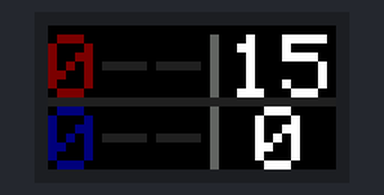
The program below on a simulated ESP32. Parts: 32×16 colour display. What the program prints to the serial monitor is not drawn.

Above: at 1.6 s.
At 6.1 s:
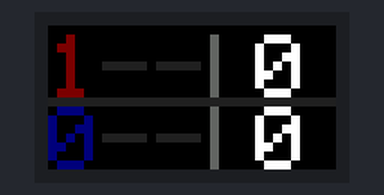
At 12.1 s:
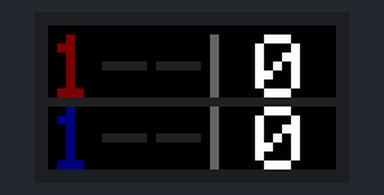
At 21.1 s:
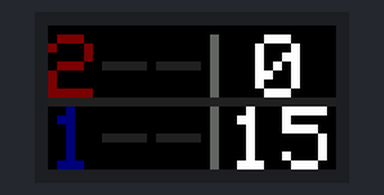
At 28.6 s:
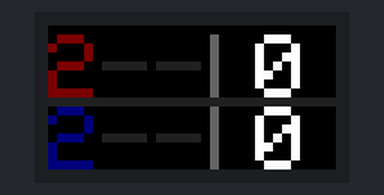
At 37.6 s:
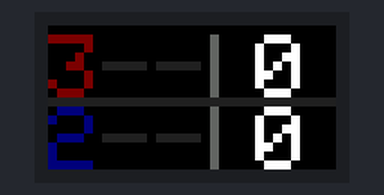

The program:

main.cpp
```cpp
/**
 * MARCADOR PÁDEL · Panel P10 32x16 · ESP32
 *
 * Layout FINAL (32px ancho):
 *
 *  x=  0    6    12   18  20..31
 *      S1   S2   S3   |   PTS centrado
 *      6px  6px  6px  1px  12px
 *
 * CONEXIONES IDC:
 *   Pin 1  R1  → GPIO 25    Pin 9  A   → GPIO 23
 *   Pin 2  G1  → GPIO 26    Pin 10 B   → GPIO 19
 *   Pin 3  B1  → GPIO 2     Pin 11 C   → GPIO 5
 *   Pin 4  GND → GND        Pin 12 D   → GPIO 17
 *   Pin 5  R2  → GPIO 14    Pin 13 CLK → GPIO 16
 *   Pin 6  G2  → GPIO 12    Pin 14 LAT → GPIO 4
 *   Pin 7  B2  → GPIO 27    Pin 15 OE  → desconectado
 *   Pin 8  GND → desconect. Pin 16 GND → GND
 */

#include <Arduino.h>
#include <ESP32-HUB75-MatrixPanel-I2S-DMA.h>

// ── PANEL ─────────────────────────────────────────────────
#define PANEL_WIDTH 32
#define PANEL_HEIGHT 16
#define PANELS_NUM 1

#define PIN_R1 25
#define PIN_G1 26
#define PIN_B1 2
#define PIN_R2 14
#define PIN_G2 12
#define PIN_B2 27
#define PIN_A 23
#define PIN_B 19
#define PIN_C 5
#define PIN_D 17
#define PIN_CLK 16
#define PIN_LAT 4
#define PIN_OE 15

MatrixPanel_I2S_DMA *display = nullptr;

// ── COLORES ───────────────────────────────────────────────
uint16_t C_RED, C_BLUE, C_WHITE, C_YELLOW, C_GREEN, C_GRAY, C_DIM;

// ── ESTADO DEL PARTIDO ────────────────────────────────────
int pts[2] = {0, 0};
int games[2] = {0, 0};
int sets[2] = {0, 0};
int setHistory[3][2] = {{0, 0}, {0, 0}, {0, 0}};
int currentSet = 0;
bool deuce = false;
bool matchOver = false;
int winner = -1;

#define POINT_DELAY_MS 1500

const char *PTS_LABELS[] = {"0", "15", "30", "40", "AD"};

// ── POSICIONES LAYOUT FINAL ───────────────────────────────
#define X_S0 0   // Set 1  → x=0
#define X_S1 6   // Set 2  → x=6
#define X_S2 12  // Set 3  → x=12
#define X_SEP 18 // Separador vertical → x=18
#define X_PTS 20 // Inicio zona puntos → x=20
#define PTS_W 12 // Ancho zona puntos (20..31 = 12px)

// ── INIT DISPLAY ──────────────────────────────────────────
void initDisplay()
{
  HUB75_I2S_CFG mxconfig(PANEL_WIDTH, PANEL_HEIGHT, PANELS_NUM);
  mxconfig.gpio.r1 = PIN_R1;
  mxconfig.gpio.g1 = PIN_G1;
  mxconfig.gpio.b1 = PIN_B1;
  mxconfig.gpio.r2 = PIN_R2;
  mxconfig.gpio.g2 = PIN_G2;
  mxconfig.gpio.b2 = PIN_B2;
  mxconfig.gpio.a = PIN_A;
  mxconfig.gpio.b = PIN_B;
  mxconfig.gpio.c = PIN_C;
  mxconfig.gpio.d = PIN_D;
  mxconfig.gpio.clk = PIN_CLK;
  mxconfig.gpio.lat = PIN_LAT;
  mxconfig.gpio.oe = PIN_OE;
  mxconfig.driver = HUB75_I2S_CFG::FM6126A;
  mxconfig.clkphase = false;
  mxconfig.i2sspeed = HUB75_I2S_CFG::HZ_10M;
  mxconfig.latch_blanking = 4;
  mxconfig.min_refresh_rate = 60;
  mxconfig.double_buff = true;

  display = new MatrixPanel_I2S_DMA(mxconfig);
  if (!display->begin())
  {
    Serial.println("ERROR panel");
    while (true)
      delay(1000);
  }
  display->setBrightness8(200);
  display->clearScreen();
  display->flipDMABuffer();
  delay(100);

  C_RED = display->color565(255, 0, 0);
  C_BLUE = display->color565(0, 80, 255);
  C_WHITE = display->color565(255, 255, 255);
  C_YELLOW = display->color565(255, 220, 0);
  C_GREEN = display->color565(0, 220, 0);
  C_GRAY = display->color565(100, 100, 100);
  C_DIM = display->color565(35, 35, 35);
}

// ── DIBUJAR FILA DE EQUIPO ────────────────────────────────
void drawTeamRow(int team, int y)
{
  uint16_t mainColor = (team == 0) ? C_RED : C_BLUE;
  uint16_t dimColor = (team == 0)
                          ? display->color565(120, 0, 0)
                          : display->color565(0, 0, 120);

  display->setTextWrap(false);
  display->setTextSize(1);

  const int setX[3] = {X_S0, X_S1, X_S2};

  // ── SETS ─────────────────────────────────────────────
  for (int s = 0; s < 3; s++)
  {
    if (s < currentSet)
    {
      int myVal = setHistory[s][team];
      int oppVal = setHistory[s][1 - team];
      bool iWon = myVal > oppVal;
      display->setTextColor(iWon ? mainColor : C_GRAY);
      display->setCursor(setX[s], y);
      display->print(myVal);
    }
    else if (s == currentSet)
    {
      display->setTextColor(dimColor);
      display->setCursor(setX[s], y);
      display->print(games[team]);
    }
    else
    {
      display->setTextColor(C_DIM);
      display->setCursor(setX[s], y);
      display->print("-");
    }
  }

  // ── SEPARADOR VERTICAL ───────────────────────────────
  for (int py = y; py < y + 7; py++)
  {
    display->drawPixel(X_SEP, py, C_GRAY);
  }

  // ── PUNTOS centrado en zona X_PTS..31 ────────────────
  const char *pstr = PTS_LABELS[pts[team]];
  int lenPx = strlen(pstr) * 6;
  int xPts = X_PTS + (PTS_W - lenPx) / 2;
  if (xPts < X_PTS)
    xPts = X_PTS;

  uint16_t pColor = (deuce && pts[team] == 4) ? C_YELLOW : deuce ? C_GRAY
                                                                 : C_WHITE;

  display->setTextColor(pColor);
  display->setCursor(xPts, y);
  display->print(pstr);
}

// ── MARCADOR COMPLETO ─────────────────────────────────────
void _drawScoreContent()
{
  drawTeamRow(0, 1);

  for (int x = 0; x < PANEL_WIDTH; x++)
  {
    display->drawPixel(x, 8, C_DIM);
  }

  drawTeamRow(1, 9);
}

void drawScore()
{
  for (int i = 0; i < 2; i++)
  {
    display->clearScreen();
    _drawScoreContent();
    display->flipDMABuffer();
    delay(20);
  }
}

// ── LÓGICA PUNTUACIÓN ─────────────────────────────────────
void winGame(int team);
void winSet(int team);

void awardPoint(int team)
{
  int opp = 1 - team;
  if (!deuce)
  {
    pts[team]++;
    if (pts[team] == 3 && pts[opp] == 3)
    {
      deuce = true;
      Serial.println("DEUCE");
    }
    else if (pts[team] == 4)
    {
      winGame(team);
    }
  }
  else
  {
    if (pts[team] == 4)
    {
      winGame(team);
    }
    else if (pts[opp] == 4)
    {
      pts[0] = 3;
      pts[1] = 3;
      Serial.println("DEUCE again");
    }
    else
    {
      pts[team] = 4;
      Serial.printf("VENTAJA %c\n", team == 0 ? 'A' : 'B');
    }
  }
}

void winGame(int team)
{
  int opp = 1 - team;
  games[team]++;
  pts[0] = 0;
  pts[1] = 0;
  deuce = false;
  Serial.printf("GAME %c → %d-%d\n", team == 0 ? 'A' : 'B', games[0], games[1]);
  if (games[team] >= 6 && (games[team] - games[opp]) >= 2)
    winSet(team);
  else if (games[team] == 7)
    winSet(team);
}

void winSet(int team)
{
  setHistory[currentSet][0] = games[0];
  setHistory[currentSet][1] = games[1];
  currentSet++;
  sets[team]++;
  games[0] = 0;
  games[1] = 0;
  Serial.printf("SET %c → %d-%d\n", team == 0 ? 'A' : 'B', sets[0], sets[1]);
  if (sets[team] >= 2)
  {
    matchOver = true;
    winner = team;
    Serial.printf("MATCH OVER — Gana %c!\n", team == 0 ? 'A' : 'B');
  }
}

// ── ANIMACIONES ───────────────────────────────────────────
void flashColor(uint16_t color, int times)
{
  for (int i = 0; i < times; i++)
  {
    for (int b = 0; b < 2; b++)
    {
      display->fillScreen(color);
      display->flipDMABuffer();
      delay(20);
    }
    delay(200);
    for (int b = 0; b < 2; b++)
    {
      display->clearScreen();
      display->flipDMABuffer();
      delay(20);
    }
    delay(200);
  }
}

void animateMatchOver()
{
  uint16_t wColor = (winner == 0) ? C_RED : C_BLUE;
  flashColor(wColor, 4);

  for (int i = 0; i < 2; i++)
  {
    display->clearScreen();
    display->setTextSize(1);
    display->setTextColor(wColor);
    display->setCursor(1, 1);
    display->print(winner == 0 ? "GANA A!" : "GANA B!");
    display->setTextColor(C_WHITE);
    display->setCursor(4, 9);
    display->print(sets[0]);
    display->print(" - ");
    display->print(sets[1]);
    display->flipDMABuffer();
    delay(20);
  }
  delay(5000);
}

// ── SETUP ─────────────────────────────────────────────────
void setup()
{
  Serial.begin(115200);
  delay(500);
  Serial.println("Iniciando marcador padel...");
  initDisplay();
  flashColor(C_GREEN, 1);
  delay(300);
  drawScore();
  Serial.println("Listo.");
}

// ── SECUENCIA SIMULACIÓN ──────────────────────────────────
const int SEQUENCE[] = {
    // Set 1: A gana 6-3
    0,
    0,
    0,
    0,
    1,
    1,
    1,
    1,
    0,
    0,
    1,
    0,
    0,
    1,
    0,
    1,
    0,
    1,
    1,
    1,
    1,
    0,
    0,
    0,
    0,
    0,
    0,
    0,
    0,
    // Set 2: B gana 6-4
    1,
    1,
    1,
    1,
    0,
    0,
    0,
    0,
    1,
    1,
    1,
    1,
    0,
    0,
    0,
    0,
    1,
    1,
    1,
    1,
    1,
    1,
    1,
    1,
    // Set 3: A gana 6-4
    0,
    0,
    0,
    0,
    1,
    1,
    1,
    1,
    0,
    0,
    0,
    0,
    0,
    0,
    0,
    0,
    1,
    1,
    1,
    1,
    0,
    0,
    0,
    0,
    0,
    0,
    0,
    0,
};

int seqIndex = 0;
uint32_t lastMs = 0;

// ── LOOP ──────────────────────────────────────────────────
void loop()
{
  if (matchOver)
  {
    animateMatchOver();
    pts[0] = 0;
    pts[1] = 0;
    games[0] = 0;
    games[1] = 0;
    sets[0] = 0;
    sets[1] = 0;
    for (int s = 0; s < 3; s++)
    {
      setHistory[s][0] = 0;
      setHistory[s][1] = 0;
    }
    currentSet = 0;
    deuce = false;
    matchOver = false;
    winner = -1;
    seqIndex = 0;
    delay(2000);
    return;
  }

  uint32_t now = millis();
  if (now - lastMs >= POINT_DELAY_MS)
  {
    lastMs = now;
    if (seqIndex < (int)(sizeof(SEQUENCE) / sizeof(SEQUENCE[0])))
    {
      int scorer = SEQUENCE[seqIndex++];
      Serial.printf("Punto → %c\n", scorer == 0 ? 'A' : 'B');
      awardPoint(scorer);
    }
    drawScore();
  }
}
```

Measured:
- what the display in image 0 shows lasts 1.5 s, from 1.5 s to 3.0 s
